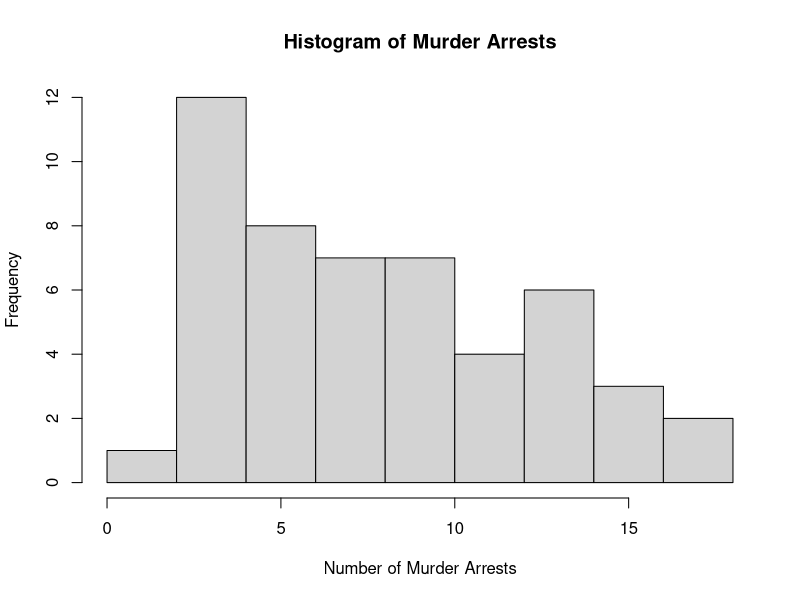
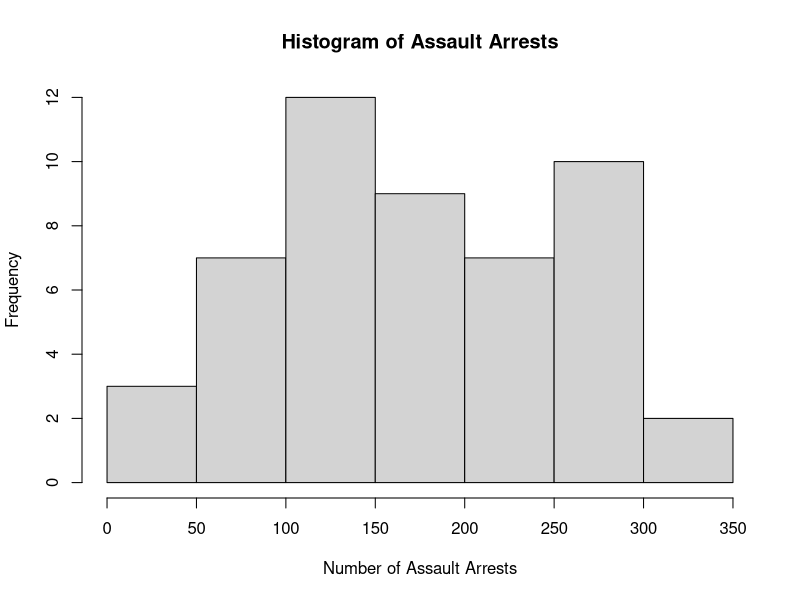
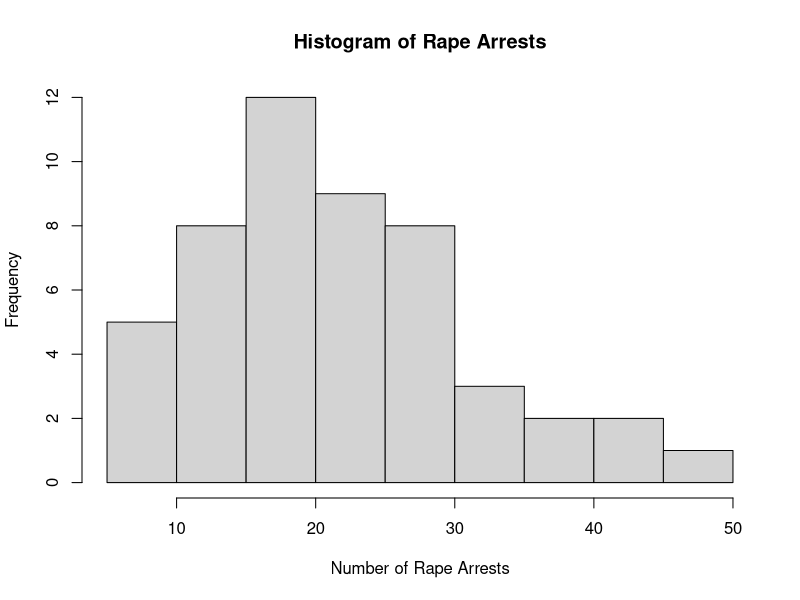
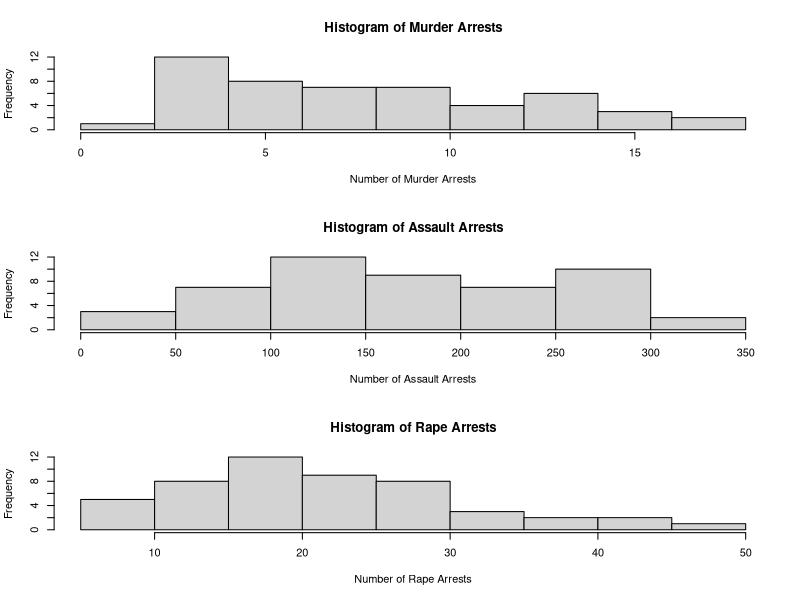
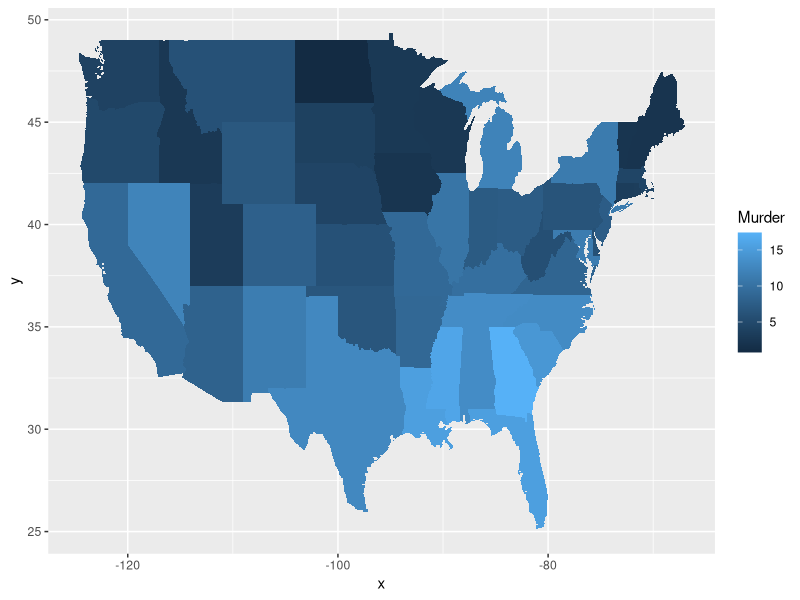

Here is the R script that generated these plots, in order:
## ---- chunk 1
knitr::opts_chunk$set(message=FALSE,warning=FALSE, cache=TRUE)
## ---- chunk 2
#Install the dataset package  
#install.packages("datasets")

#load in the library 
library(datasets)
## ---- chunk 3
#Load in the dataset
USArrests

#rename the USArrests dataset
dat <- USArrests
## ---- chunk 4
dat$state <- tolower(rownames(USArrests))
## ---- chunk 5
#find the variables in the dataset
names(dat)
## ---- chunk 6
hist(dat$Murder, main = "Histogram of Murder Arrests", xlab = "Number of Murder Arrests", ylab = "Frequency")
## ---- chunk 7
#finding the summary statistics of the murder variable
summary(dat$Murder)
## ---- chunk 8
#make a histogram of assault
hist(dat$Assault, main = "Histogram of Assault Arrests", xlab = "Number of Assault Arrests", ylab = "Frequency")

#make a histogram of rape
hist(dat$Rape, main = "Histogram of Rape Arrests", xlab = "Number of Rape Arrests", ylab = "Frequency")

#plot all three histograms together
par(mfrow=c(3,1))
hist(dat$Murder, main = "Histogram of Murder Arrests", xlab = "Number of Murder Arrests", ylab = "Frequency")
hist(dat$Assault, main = "Histogram of Assault Arrests", xlab = "Number of Assault Arrests", ylab = "Frequency")
hist(dat$Rape, main = "Histogram of Rape Arrests", xlab = "Number of Rape Arrests", ylab = "Frequency")
## ---- chunk 9
#install and load in the maps and ggplot2 packages
library('maps') 
library('ggplot2') 
## ---- chunk 10
ggplot(dat, aes(map_id=state, fill=Murder)) + 
  geom_map(map=map_data("state")) + 
  expand_limits(x=map_data("state")$long, y=map_data("state")$lat)
